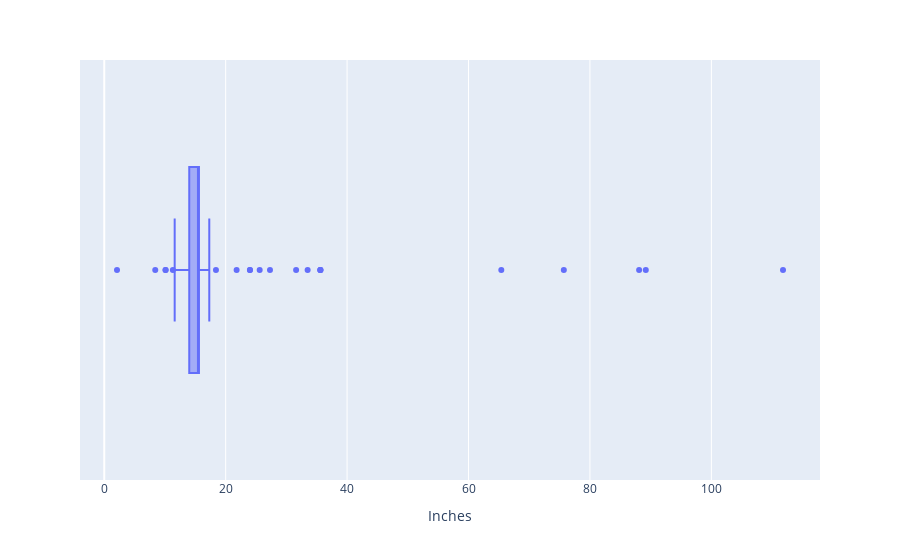

This figure's notebook cell:
### Markdown cell above
## Outliers detection

### Code cell
# Making Box plot for Outlier detection
plot_inches = px.box(
    data_frame=df,
    x='Inches' ,   # Specify the y-axis column
    hover_name= 'Company' # Pass the combined column for hover information
)
plot_inches.show()

### Figure 1 — Plotly figure (JSON) as saved in the notebook; plotly's stock layout.template omitted (floating-point values rounded to 4 significant figures; data arrays with more than 128 entries replaced by an {"elided": "..."} marker saying what was removed)
{"data": [{"alignmentgroup": "True", "hovertemplate": "<b>%{hovertext}</b><br><br>Inches=%{x}<extra></extra>", "hovertext": {"elided": "1272 str values"}, "legendgroup": "", "marker": {"color": "#636efa"}, "name": "", "notched": false, "offsetgroup": "", "orientation": "h", "showlegend": false, "type": "box", "x": {"elided": "1272 float values"}, "x0": " ", "xaxis": "x", "y0": " ", "yaxis": "y"}], "layout": {"boxmode": "group", "legend": {"tracegroupgap": 0}, "margin": {"t": 60}, "xaxis": {"anchor": "y", "domain": [0, 1], "title": {"text": "Inches"}}, "yaxis": {"anchor": "x", "domain": [0, 1]}}}
